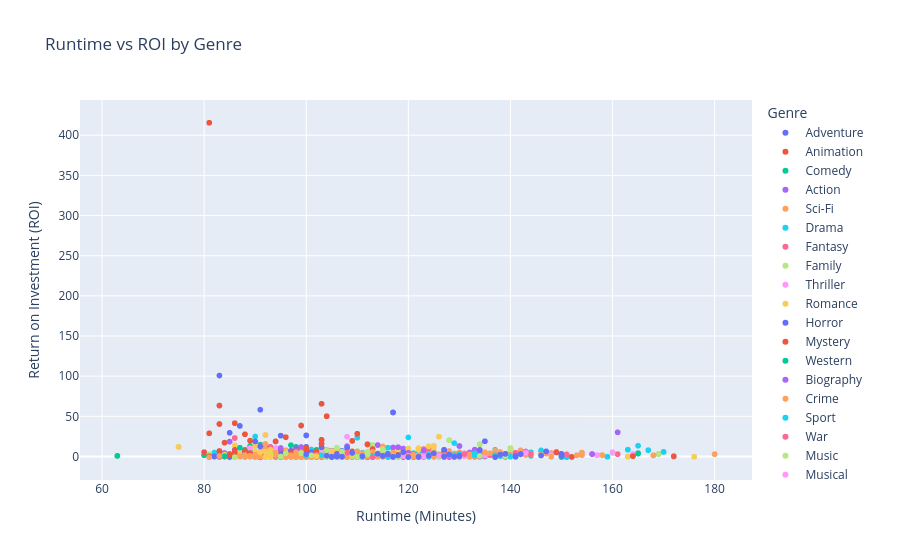

Notebook cell for this chart:
### Markdown cell above
### 4.4 Runtime Optimization Analysis 
Movie runtime was analyzed to determine its effect on ratings and profitability. The analysis showed that;

 - Extremely long runtimes do not improve ROI, with optimal performance typically occurring between 90–130 minutes.
 
This suggests that runtime should support storytelling rather than unnecessarily increase costs.

### Code cell
# Explode the genres list so each movie-genre combination is its own row
movies_exploded = final_movies_clean.explode("genres")

# Scatter plot: Runtime vs ROI
fig = px.scatter(
    movies_exploded,
    x="runtime_minutes",
    y="roi",
    color="genres",
    hover_name="title_clean",
    title="Runtime vs ROI by Genre",
    labels={
        "runtime_minutes": "Runtime (Minutes)",
        "roi": "Return on Investment (ROI)",
        "genres": "Genre"
    }
)

fig.show()

### Figure 1 — Plotly figure (JSON) as saved in the notebook; plotly's stock layout.template omitted (floating-point values rounded to 4 significant figures; data arrays with more than 128 entries replaced by an {"elided": "..."} marker saying what was removed)
{"data": [{"hovertemplate": "<b>%{hovertext}</b><br><br>Genre=Adventure<br>Runtime (Minutes)=%{x}<br>Return on Investment (ROI)=%{y}<extra></extra>", "hovertext": {"elided": "359 str values"}, "legendgroup": "Adventure", "marker": {"color": "#636efa", "symbol": "circle"}, "mode": "markers", "name": "Adventure", "showlegend": true, "type": "scattergl", "x": {"elided": "359 float values"}, "xaxis": "x", "y": {"elided": "359 float values"}, "yaxis": "y"}, {"hovertemplate": "<b>%{hovertext}</b><br><br>Genre=Animation<br>Runtime (Minutes)=%{x}<br>Return on Investment (ROI)=%{y}<extra></extra>", "hovertext": ["Toy Story 3", "Shrek Forever After", "Tangled", "Despicable Me", "How To Train Your Dragon", "Megamind", "Yogi Bear", "Legend Of The Guardians: The Owls Of Ga'Hoole", "Kung Fu Panda 2", "The Smurfs", "Cars 2", "Puss In Boots", "Rio", "The Adventures Of Tintin", "Alvin And The Chipmunks: Chipwrecked", "Rango", "Hop", "Happy Feet Two", "Arthur Christmas", "Winnie The Pooh", "Mars Needs Moms", "Ice Age: Continental Drift", "Madagascar 3: Europe'S Most Wanted", "Brave", "Brave", "Wreck-It Ralph", "Hotel Transylvania", "Rise Of The Guardians", "The Pirates! Band Of Misfits", "Paranorman", "Frankenweenie", "Frozen", "Frozen", "Despicable Me 2", "Monsters University", "The Croods", "The Smurfs 2", "Turbo", "Cloudy With A Chance Of Meatballs 2", "Epic", "Free Birds", "Escape From Planet Earth", "Khumba", "Big Hero 6", "Big Hero 6", "How To Train Your Dragon 2", "Rio 2", "The Lego Movie", "Penguins Of Madagascar", "Mr. Peabody & Sherman", "The Nut Job", "The Boxtrolls", "Minions", "Inside Out", "Inside Out", "Hotel Transylvania 2", "The Good Dinosaur", "The Good Dinosaur", "The Spongebob Movie: Sponge Out Of Water", "The Peanuts Movie", "The Peanuts Movie", "Alvin And The Chipmunks: The Road Chip", "Anomalisa", "Anomalisa", "Finding Dory", "Zootopia", "The Secret Life Of Pets", "Moana", "Moana", "Moana", "Sing", "Sing", "Kung Fu Panda 3", "Ice Age: Collision Course", "The Angry Birds Movie", "Trolls", "Trolls", "Storks", "Sausage Party", "The Little Prince", "Kubo And The Two Strings", "A Monster Calls", "A Monster Calls", "Norm Of The North", "Despicable Me 3", "Coco", "Coco", "The Boss Baby", "Cars 3", "The Lego Batman Movie", "Ferdinand", "Ferdinand", "The Emoji Movie", "Smurfs: The Lost Village", "Captain Underpants: The First Epic Movie", "The Lego Ninjago Movie", "The Nut Job 2: Nutty By Nature", "The Star", "Rock Dog", "Incredibles 2", "Ralph Breaks The Internet", "Hotel Transylvania 3: Summer Vacation", "Peter Rabbit", "Smallfoot", "Sherlock Gnomes", "Early Man", "Teen Titans Go! To The Movies", "Bilal: A New Breed Of Hero"], "legendgroup": "Animation", "marker": {"color": "#EF553B", "symbol": "circle"}, "mode": "markers", "name": "Animation", "showlegend": true, "type": "scattergl", "x": [103.0, 93.0, 100.0, 95.0, 98.0, 95.0, 80.0, 97.0, 90.0, 103.0, 106.0, 90.0, 96.0, 107.0, 87.0, 107.0, 95.0, 100.0, 97.0, 63.0, 88.0, 88.0, 93.0, 93.0, 93.0, 101.0, 91.0, 97.0, 88.0, 92.0, 87.0, 102.0, 102.0, 98.0, 104.0, 98.0, 105.0, 96.0, 95.0, 102.0, 91.0, 89.0, 85.0, 102.0, 102.0, 102.0, 101.0, 100.0, 92.0, 92.0, 85.0, 96.0, 91.0, 95.0, 95.0, 89.0, 93.0, 93.0, 92.0, 88.0, 88.0, 92.0, 90.0, 90.0, 97.0, 108.0, 87.0, 107.0, 107.0, 107.0, 108.0, 108.0, 95.0, 94.0, 97.0, 92.0, 92.0, 87.0, 89.0, 108.0, 101.0, 108.0, 108.0, 90.0, 89.0, 105.0, 105.0, 97.0, 102.0, 104.0, 108.0, 108.0, 86.0, 90.0, 89.0, 101.0, 91.0, 86.0, 90.0, 118.0, 112.0, 97.0, 95.0, 96.0, 86.0, 89.0, 84.0, 105.0], "xaxis": "x", "y": [4.344, 3.583, 1.256, 6.876, 1.999, 1.476, 1.56, 0.3972, 3.432, 4.125, 1.801, 3.269, 4.417, 1.877, 3.364, 0.8202, 1.995, 0.17, 0.7614, 0.6715, -0.7363, 8.261, 4.151, 1.998, 1.998, 2.009, 3.453, 1.117, 1.475, 0.802, 1.081, 7.483, 7.483, 11.83, 2.718, 3.245, 2.169, 1.125, 2.518, 1.628, 1.007, 0.8539, 0.3932, 2.952, 2.952, 3.239, 2.791, 6.629, 1.78, 0.8607, 3.084, 0.8658, 14.68, 3.881, 3.881, 4.869, 0.7801, 0.7801, 3.203, 1.526, 1.526, 1.772, -0.2867, -0.2867, 4.106, 5.796, 10.82, 3.25, 3.25, 3.25, 7.459, 7.459, 2.697, 2.83, 3.826, 1.753, 1.753, 1.619, 6.439, 0.3165, 0.41, 0.07941, 0.07941, 0.6964, 12.8, 3.56, 3.56, 3.087, 1.192, 2.883, 1.611, 1.611, 3.331, 2.293, 2.331, 0.7534, 0.436, 2.138, -0.5975, 5.213, 1.996, 7.109, 5.943, 1.671, 0.4835, -0.09428, 4.162, -0.9784], "yaxis": "y"}, {"hovertemplate": "<b>%{hovertext}</b><br><br>Genre=Comedy<br>Runtime (Minutes)=%{x}<br>Return on Investment (ROI)=%{y}<extra></extra>", "hovertext": {"elided": "511 str values"}, "legendgroup": "Comedy", "marker": {"color": "#00cc96", "symbol": "circle"}, "mode": "markers", "name": "Comedy", "showlegend": true, "type": "scattergl", "x": {"elided": "511 float values"}, "xaxis": "x", "y": {"elided": "511 float values"}, "yaxis": "y"}, {"hovertemplate": "<b>%{hovertext}</b><br><br>Genre=Action<br>Runtime (Minutes)=%{x}<br>Return on Investment (ROI)=%{y}<extra></extra>", "hovertext": {"elided": "430 str values"}, "legendgroup": "Action", "marker": {"color": "#ab63fa", "symbol": "circle"}, "mode": "markers", "name": "Action", "showlegend": true, "type": "scattergl", "x": {"elided": "430 float values"}, "xaxis": "x", "y": {"elided": "430 float values"}, "yaxis": "y"}, {"hovertemplate": "<b>%{hovertext}</b><br><br>Genre=Sci-Fi<br>Runtime (Minutes)=%{x}<br>Return on Investment (ROI)=%{y}<extra></extra>", "hovertext": ["Inception", "Iron Man 2", "Predators", "Skyline", "Hot Tub Time Machine", "Repo Men", "Never Let Me Go", "Monsters", "Monsters", "Transformers: Dark Of The Moon", "Rise Of The Planet Of The Apes", "Captain America: The First Avenger", "X-Men: First Class", "Super 8", "Green Lantern", "Limitless", "I Am Number Four", "Source Code", "The Adjustment Bureau", "Paul", "Apollo 18", "Melancholia", "Attack The Block", "Another Earth", "Stake Land", "The Amazing Spider-Man", "The Hunger Games", "Prometheus", "Battleship", "John Carter", "Resident Evil: Retribution", "Dredd", "Lockout", "Sound Of My Voice", "Iron Man 3", "The Hunger Games: Catching Fire", "Gravity", "Man Of Steel", "Star Trek Into Darkness", "The Wolverine", "Pacific Rim", "G.I. Joe: Retaliation", "Oblivion", "Elysium", "Riddick", "The World'S End", "Dark Skies", "Machete Kills", "Transformers: Age Of Extinction", "The Hunger Games: Mockingjay - Part 1", "X-Men: Days Of Future Past", "Captain America: The Winter Soldier", "The Amazing Spider-Man 2", "Interstellar", "Lucy", "Edge Of Tomorrow", "The Maze Runner", "The Purge: Anarchy", "Transcendence", "Transcendence", "Snowpiercer", "The Giver", "Earth To Echo", "I Origins", "Anna", "Jurassic World", "Avengers: Age Of Ultron", "The Hunger Games: Mockingjay - Part 2", "The Hunger Games: Mockingjay - Part 2", "The Martian", "The Martian", "Mad Max: Fury Road", "Maze Runner: The Scorch Trials", "Pixels", "Pixels", "Jupiter Ascending", "The Lazarus Effect", "The Lazarus Effect", "Ex Machina", "Victor Frankenstein", "Victor Frankenstein", "Project Almanac", "Self/Less", "American Ultra", "Hot Tub Time Machine 2", "Captain America: Civil War", "Rogue One: A Star Wars Story", "Rogue One: A Star Wars Story", "X-Men: Apocalypse", "Independence Day: Resurgence", "Star Trek Beyond", "Arrival", "Arrival", "The Purge: Election Year", "Hardcore Henry", "Morgan", "Morgan", "Evolution", "Evolution", "Spider-Man: Homecoming", "Transformers: The Last Knight", "Resident Evil: The Final Chapter", "Blade Runner 2049", "Blade Runner 2049", "Alien: Covenant", "Geostorm", "Geostorm", "Downsizing", "Downsizing", "Avengers: Infinity War", "Black Panther", "Black Panther", "Jurassic World: Fallen Kingdom", "Ready Player One", "The Meg", "Bumblebee", "A Quiet Place", "The First Purge", "Upgrade", "Hotel Artemis", "Kin"], "legendgroup": "Sci-Fi", "marker": {"color": "#FFA15A", "symbol": "circle"}, "mode": "markers", "name": "Sci-Fi", "showlegend": true, "type": "scattergl", "x": [148.0, 124.0, 107.0, 92.0, 101.0, 111.0, 103.0, 94.0, 94.0, 154.0, 105.0, 124.0, 131.0, 112.0, 114.0, 105.0, 111.0, 93.0, 106.0, 104.0, 86.0, 135.0, 88.0, 92.0, 98.0, 136.0, 142.0, 124.0, 131.0, 132.0, 95.0, 95.0, 95.0, 85.0, 130.0, 146.0, 91.0, 143.0, 132.0, 126.0, 131.0, 110.0, 124.0, 109.0, 119.0, 109.0, 97.0, 107.0, 165.0, 123.0, 132.0, 136.0, 142.0, 169.0, 89.0, 113.0, 113.0, 103.0, 119.0, 119.0, 126.0, 97.0, 91.0, 106.0, 99.0, 124.0, 141.0, 137.0, 137.0, 144.0, 144.0, 120.0, 131.0, 105.0, 105.0, 127.0, 83.0, 83.0, 108.0, 110.0, 110.0, 106.0, 117.0, 96.0, 93.0, 147.0, 133.0, 133.0, 144.0, 120.0, 122.0, 116.0, 116.0, 108.0, 96.0, 92.0, 92.0, 81.0, 81.0, 133.0, 154.0, 107.0, 164.0, 164.0, 122.0, 109.0, 109.0, 135.0, 135.0, 149.0, 134.0, 134.0, 128.0, 140.0, 113.0, 114.0, 90.0, 98.0, 100.0, 94.0, 102.0], "xaxis": "x", "y": [4.222, 2.654, 2.181, 5.826, 0.8324, -0.4314, -0.2551, 10.28, 10.28, 4.763, 4.064, 1.647, 1.221, 4.159, 0.09768, 4.762, 1.924, 3.388, 1.529, 1.529, 4.304, 1.321, -0.5031, 11.02, -0.8301, 2.445, 7.474, 2.22, 0.4249, 0.02828, 2.702, -0.0785, 0.6972, 2.181, 5.077, 5.653, 5.306, 1.969, 1.46, 2.621, 1.163, 1.684, 1.399, 1.385, 1.494, 1.375, 6.915, -0.08635, 4.257, 5.133, 2.739, 3.202, 2.545, 3.039, 10.44, 1.082, 9.245, 11.39, 0.03039, 0.03039, 1.202, 1.662, 2.244, -0.1476, -0.7246, 6.669, 3.244, 3.056, 3.056, 5.067, 5.067, 1.467, 4.091, 1.712, 1.712, 0.01666, 6.672, 6.672, 1.951, -0.2219, -0.2219, 1.742, 0.2949, 0.08197, -0.08381, 3.56, 4.246, 4.246, 2.048, 1.328, 0.8151, 3.322, 3.322, 10.85, 7.594, -0.08765, -0.08765, 0.2293, 0.2293, 4.03, 1.778, 6.853, 0.4019, 0.4019, 1.459, 1.208, 1.208, -0.1991, -0.1991, 5.827, 5.741, 5.741, 6.681, 2.862, 1.975, 3.561, 18.68, 9.509, 4.518, -0.1494, -0.6634], "yaxis": "y"}, {"hovertemplate": "<b>%{hovertext}</b><br><br>Genre=Drama<br>Runtime (Minutes)=%{x}<br>Return on Investment (ROI)=%{y}<extra></extra>", "hovertext": {"elided": "745 str values"}, "legendgroup": "Drama", "marker": {"color": "#19d3f3", "symbol": "circle"}, "mode": "markers", "name": "Drama", "showlegend": true, "type": "scattergl", "x": {"elided": "745 float values"}, "xaxis": "x", "y": {"elided": "745 float values"}, "yaxis": "y"}, {"hovertemplate": "<b>%{hovertext}</b><br><br>Genre=Fantasy<br>Runtime (Minutes)=%{x}<br>Return on Investment (ROI)=%{y}<extra></extra>", "hovertext": ["The Twilight Saga: Eclipse", "The Chronicles Of Narnia: The Voyage Of The Dawn Treader", "Percy Jackson & The Olympians: The Lightning Thief", "The Wolfman", "Tooth Fairy", "Hereafter", "Charlie St. Cloud", "Scott Pilgrim Vs. The World", "Let Me In", "Let Me In", "The Nutcracker In 3D", "The Warrior'S Way", "Jonah Hex", "The Tempest", "Pirates Of The Caribbean: On Stranger Tides", "Thor", "Immortals", "Midnight In Paris", "Season Of The Witch", "Sucker Punch", "Red Riding Hood", "Priest", "The Change-Up", "The Tree Of Life", "Beastly", "Don'T Be Afraid Of The Dark", "Drive Angry", "Your Highness", "Your Highness", "The Future", "The Future", "Rubber", "Rubber", "The Hobbit: An Unexpected Journey", "Life Of Pi", "Ted", "Wrath Of The Titans", "Dark Shadows", "Ghost Rider: Spirit Of Vengeance", "The Woman In Black", "Abraham Lincoln: Vampire Hunter", "Cirque Du Soleil: Worlds Away", "Beasts Of The Southern Wild", "A Little Bit Of Heaven", "Holy Motors", "The Hobbit: The Desolation Of Smaug", "Thor: The Dark World", "Oz The Great And Powerful", "Percy Jackson: Sea Of Monsters", "Jack The Giant Slayer", "This Is The End", "Ender'S Game", "The Mortal Instruments: City Of Bones", "About Time", "A Haunted House", "The Incredible Burt Wonderstone", "Upside Down", "The Hobbit: The Battle Of The Five Armies", "300: Rise Of An Empire", "Dracula Untold", "If I Stay", "I, Frankenstein", "The Legend Of Hercules", "A Haunted House 2", "Wolves", "Wolves", "Wolves", "The Last Witch Hunter", "The Last Witch Hunter", "Seventh Son", "Crimson Peak", "Crimson Peak", "The Age Of Adaline", "Krampus", "The Night Before", "The Night Before", "Love The Coopers", "Batman V Superman: Dawn Of Justice", "Fantastic Beasts And Where To Find Them", "Fantastic Beasts And Where To Find Them", "Suicide Squad", "Doctor Strange", "Doctor Strange", "Warcraft", "Alice Through The Looking Glass", "The Bfg", "Gods Of Egypt", "A Monster Calls", "A Monster Calls", "The Young Messiah", "Wonder Woman", "Wonder Woman", "Pirates Of The Caribbean: Dead Men Tell No Tales", "Justice League", "Justice League", "Kong: Skull Island", "The Great Wall", "Valerian And The City Of A Thousand Planets", "The Shape Of Water", "The Shape Of Water", "The Dark Tower", "Underworld: Blood Wars", "The Bye Bye Man", "Wish Upon", "Before I Fall", "A Ghost Story", "Aquaman", "Fantastic Beasts: The Crimes Of Grindelwald", "Solo: A Star Wars Story", "Mary Poppins Returns", "Tomb Raider", "The Nutcracker And The Four Realms", "A Wrinkle In Time", "The House With A Clock In Its Walls", "Mortal Engines", "Winchester", "Suspiria", "Mandy", "Mandy"], "legendgroup": "Fantasy", "marker": {"color": "#FF6692", "symbol": "circle"}, "mode": "markers", "name": "Fantasy", "showlegend": true, "type": "scattergl", "x": [124.0, 113.0, 118.0, 103.0, 101.0, 129.0, 99.0, 112.0, 116.0, 116.0, 110.0, 100.0, 81.0, 110.0, 136.0, 115.0, 110.0, 94.0, 95.0, 110.0, 100.0, 87.0, 112.0, 139.0, 86.0, 99.0, 104.0, 102.0, 102.0, 91.0, 91.0, 82.0, 82.0, 169.0, 127.0, 106.0, 99.0, 113.0, 96.0, 95.0, 105.0, 91.0, 93.0, 106.0, 115.0, 161.0, 112.0, 130.0, 106.0, 114.0, 107.0, 114.0, 130.0, 123.0, 86.0, 100.0, 109.0, 144.0, 102.0, 92.0, 107.0, 92.0, 99.0, 86.0, 91.0, 91.0, 91.0, 106.0, 106.0, 102.0, 119.0, 119.0, 112.0, 98.0, 101.0, 101.0, 107.0, 151.0, 132.0, 132.0, 123.0, 115.0, 115.0, 123.0, 113.0, 117.0, 127.0, 108.0, 108.0, 111.0, 141.0, 141.0, 129.0, 120.0, 120.0, 118.0, 103.0, 137.0, 123.0, 123.0, 95.0, 91.0, 96.0, 90.0, 98.0, 92.0, 143.0, 134.0, 135.0, 130.0, 119.0, 99.0, 109.0, 105.0, 128.0, 99.0, 152.0, 121.0, 121.0], "xaxis": "x", "y": [9.384, 1.698, 1.348, -0.0491, 1.346, 1.173, 0.1018, -0.4346, 0.4135, 0.4135, -0.7726, -0.7973, -0.7655, -0.9861, 1.547, 1.996, 1.821, 4.417, 1.278, 0.1968, 1.183, 0.4026, 0.4615, 0.7635, 1.237, 0.5651, -0.1791, -0.4776, -0.4776, 0.2392, 0.2392, 0.3618, 0.3618, 3.068, 4.174, 10.12, 1.035, 0.588, 1.618, 7.597, 1.037, 0.1205, 11.93, -0.912, 0.05761, 2.841, 3.297, 1.452, 1.232, 0.01378, 2.954, 0.1635, 0.2661, 6.442, 22.97, -0.144, -0.4723, 2.782, 2.007, 2.146, 6.123, 0.1473, -0.1578, 4.302, -0.9947, -0.9947, -0.9947, 0.6352, 0.6352, 0.1461, 0.363, 0.363, 1.299, 3.119, 1.097, 1.097, 1.346, 2.47, 3.458, 3.458, 3.263, 3.099, 3.099, 1.66, 0.629, 0.426, -0.008309, 0.07941, 0.07941, -0.5647, 4.474, 4.474, 2.427, 1.186, 1.186, 2.033, 1.23, 0.195, 9.041, 9.041, 0.891, 1.32, 3.215, 0.9564, 2.789, 26.7, 6.168, 2.261, 0.4296, 1.627, 2.039, 0.2814, 0.2952, 2.158, -0.1471, 11.68, -0.6483, -0.7621, -0.7621], "yaxis": "y"}, {"hovertemplate": "<b>%{hovertext}</b><br><br>Genre=Family<br>Runtime (Minutes)=%{x}<br>Return on Investment (ROI)=%{y}<extra></extra>", "hovertext": ["Despicable Me", "The Chronicles Of Narnia: The Voyage Of The Dawn Treader", "The Karate Kid", "The Karate Kid", "The Last Airbender", "Gulliver'S Travels", "Percy Jackson & The Olympians: The Lightning Thief", "The Sorcerer'S Apprentice", "Cats & Dogs: The Revenge Of Kitty Galore", "Tooth Fairy", "Marmaduke", "Diary Of A Wimpy Kid", "Secretariat", "The Spy Next Door", "Furry Vengeance", "You Again", "Ramona And Beezus", "The Nutcracker In 3D", "Letters To God", "Real Steel", "Hugo", "Zookeeper", "The Muppets", "We Bought A Zoo", "Dolphin Tale", "Diary Of A Wimpy Kid: Rodrick Rules", "Soul Surfer", "Monte Carlo", "Mars Needs Moms", "Prom", "The Hobbit: An Unexpected Journey", "Hotel Transylvania", "Parental Guidance", "Frankenweenie", "Diary Of A Wimpy Kid: Dog Days", "The Odd Life Of Timothy Green", "The Three Stooges", "Big Miracle", "Oz The Great And Powerful", "Epic", "Percy Jackson: Sea Of Monsters", "Khumba", "Black Nativity", "The Christmas Candle", "Maleficent", "Night At The Museum: Secret Of The Tomb", "Alexander And The Terrible, Horrible, No Good, Very Bad Day", "Heaven Is For Real", "Dolphin Tale 2", "Earth To Echo", "When The Game Stands Tall", "Hotel Transylvania 2", "Paddington", "Tomorrowland", "Goosebumps", "Goosebumps", "Pan", "Jem And The Holograms", "Jem And The Holograms", "Fantastic Beasts And Where To Find Them", "Fantastic Beasts And Where To Find Them", "Sing", "Sing", "Alice Through The Looking Glass", "The Bfg", "Miracles From Heaven", "Middle School: The Worst Years Of My Life", "Max Steel", "Max Steel", "Wonder", "Wonder", "Diary Of A Wimpy Kid: The Long Haul", "Fantastic Beasts: The Crimes Of Grindelwald", "Mary Poppins Returns", "The Nutcracker And The Four Realms", "A Wrinkle In Time", "Alpha", "Alpha", "Goosebumps 2: Haunted Halloween"], "legendgroup": "Family", "marker": {"color": "#B6E880", "symbol": "circle"}, "mode": "markers", "name": "Family", "showlegend": true, "type": "scattergl", "x": [95.0, 113.0, 140.0, 140.0, 103.0, 85.0, 118.0, 109.0, 82.0, 101.0, 87.0, 94.0, 123.0, 94.0, 92.0, 105.0, 103.0, 110.0, 110.0, 127.0, 126.0, 102.0, 103.0, 124.0, 113.0, 99.0, 112.0, 109.0, 88.0, 104.0, 169.0, 91.0, 105.0, 87.0, 94.0, 105.0, 92.0, 107.0, 130.0, 102.0, 106.0, 85.0, 93.0, 100.0, 97.0, 98.0, 81.0, 99.0, 107.0, 91.0, 115.0, 89.0, 95.0, 130.0, 103.0, 103.0, 111.0, 118.0, 118.0, 132.0, 132.0, 108.0, 108.0, 113.0, 117.0, 109.0, 92.0, 92.0, 92.0, 113.0, 113.0, 91.0, 134.0, 130.0, 99.0, 109.0, 96.0, 96.0, 90.0], "xaxis": "x", "y": [6.876, 1.698, 7.794, 10.35, 1.131, 1.072, 1.348, 0.3624, 0.3297, 1.346, 0.7979, 4.13, 0.725, 0.6697, 0.124, 0.6419, 0.8313, -0.7726, 0.07915, 1.399, 0.0002655, 1.135, 2.577, 1.375, 1.596, 3.094, 1.62, 0.9843, -0.7363, 0.3454, 3.068, 3.453, 3.833, 1.081, 2.51, 0.3812, 0.8017, -0.3683, 1.452, 1.628, 1.232, 0.3932, -0.5837, -0.7237, 3.214, 1.785, 2.621, 7.41, 0.6062, 2.244, 1.009, 4.869, 3.705, 0.2155, 1.74, 1.74, 0.01017, -0.5262, -0.5262, 3.458, 3.458, 7.459, 7.459, 0.629, 0.426, 4.677, 1.743, -0.5437, -0.5437, 14.23, 14.23, 0.6186, 2.261, 1.627, 0.2814, 0.2952, 0.9534, 0.9534, 1.665], "yaxis": "y"}, {"hovertemplate": "<b>%{hovertext}</b><br><br>Genre=Thriller<br>Runtime (Minutes)=%{x}<br>Return on Investment (ROI)=%{y}<extra></extra>", "hovertext": {"elided": "249 str values"}, "legendgroup": "Thriller", "marker": {"color": "#FF97FF", "symbol": "circle"}, "mode": "markers", "name": "Thriller", "showlegend": true, "type": "scattergl", "x": {"elided": "249 float values"}, "xaxis": "x", "y": {"elided": "249 float values"}, "yaxis": "y"}, {"hovertemplate": "<b>%{hovertext}</b><br><br>Genre=Romance<br>Runtime (Minutes)=%{x}<br>Return on Investment (ROI)=%{y}<extra></extra>", "hovertext": {"elided": "183 str values"}, "legendgroup": "Romance", "marker": {"color": "#FECB52", "symbol": "circle"}, "mode": "markers", "name": "Romance", "showlegend": true, "type": "scattergl", "x": {"elided": "183 float values"}, "xaxis": "x", "y": {"elided": "183 float values"}, "yaxis": "y"}, {"hovertemplate": "<b>%{hovertext}</b><br><br>Genre=Horror<br>Runtime (Minutes)=%{x}<br>Return on Investment (ROI)=%{y}<extra></extra>", "hovertext": {"elided": "162 str values"}, "legendgroup": "Horror", "marker": {"color": "#636efa", "symbol": "circle"}, "mode": "markers", "name": "Horror", "showlegend": true, "type": "scattergl", "x": {"elided": "162 float values"}, "xaxis": "x", "y": {"elided": "162 float values"}, "yaxis": "y"}, {"hovertemplate": "<b>%{hovertext}</b><br><br>Genre=Mystery<br>Runtime (Minutes)=%{x}<br>Return on Investment (ROI)=%{y}<extra></extra>", "hovertext": {"elided": "129 str values"}, "legendgroup": "Mystery", "marker": {"color": "#EF553B", "symbol": "circle"}, "mode": "markers", "name": "Mystery", "showlegend": true, "type": "scattergl", "x": {"elided": "129 float values"}, "xaxis": "x", "y": {"elided": "129 float values"}, "yaxis": "y"}, {"hovertemplate": "<b>%{hovertext}</b><br><br>Genre=Western<br>Runtime (Minutes)=%{x}<br>Return on Investment (ROI)=%{y}<extra></extra>", "hovertext": ["True Grit", "The Warrior'S Way", "Meek'S Cutoff", "Blackthorn", "Django Unchained", "Casa De Mi Padre", "The Lone Ranger", "A Million Ways To Die In The West", "The Homesman", "Jane Got A Gun"], "legendgroup": "Western", "marker": {"color": "#00cc96", "symbol": "circle"}, "mode": "markers", "name": "Western", "showlegend": true, "type": "scattergl", "x": [110.0, 100.0, 104.0, 102.0, 165.0, 84.0, 150.0, 116.0, 122.0, 98.0], "xaxis": "x", "y": [6.208, -0.7973, -0.06504, -0.7295, 3.499, 0.4078, -0.05454, 1.169, -0.4864, -0.8491], "yaxis": "y"}, {"hovertemplate": "<b>%{hovertext}</b><br><br>Genre=Biography<br>Runtime (Minutes)=%{x}<br>Return on Investment (ROI)=%{y}<extra></extra>", "hovertext": {"elided": "159 str values"}, "legendgroup": "Biography", "marker": {"color": "#ab63fa", "symbol": "circle"}, "mode": "markers", "name": "Biography", "showlegend": true, "type": "scattergl", "x": {"elided": "159 float values"}, "xaxis": "x", "y": {"elided": "159 float values"}, "yaxis": "y"}, {"hovertemplate": "<b>%{hovertext}</b><br><br>Genre=Crime<br>Runtime (Minutes)=%{x}<br>Return on Investment (ROI)=%{y}<extra></extra>", "hovertext": {"elided": "237 str values"}, "legendgroup": "Crime", "marker": {"color": "#FFA15A", "symbol": "circle"}, "mode": "markers", "name": "Crime", "showlegend": true, "type": "scattergl", "x": {"elided": "237 float values"}, "xaxis": "x", "y": {"elided": "237 float values"}, "yaxis": "y"}, {"hovertemplate": "<b>%{hovertext}</b><br><br>Genre=Sport<br>Runtime (Minutes)=%{x}<br>Return on Investment (ROI)=%{y}<extra></extra>", "hovertext": ["The Fighter", "Just Wright", "Moneyball", "Warrior", "Here Comes The Boom", "Trouble With The Curve", "Playing For Keeps", "Chasing Mavericks", "Grudge Match", "Unbroken", "Million Dollar Arm", "When The Game Stands Tall", "Draft Day", "Creed", "Creed", "Southpaw", "Mcfarland, Usa", "Woodlawn", "Woodlawn", "Sultan", "Queen Of Katwe", "Bleed For This", "Bleed For This", "Creed Ii", "Uncle Drew"], "legendgroup": "Sport", "marker": {"color": "#19d3f3", "symbol": "circle"}, "mode": "markers", "name": "Sport", "showlegend": true, "type": "scattergl", "x": [116.0, 100.0, 133.0, 140.0, 105.0, 111.0, 105.0, 116.0, 113.0, 137.0, 124.0, 115.0, 110.0, 133.0, 133.0, 124.0, 129.0, 123.0, 123.0, 170.0, 124.0, 117.0, 117.0, 130.0, 103.0], "xaxis": "x", "y": [10.75, 0.8223, 1.226, -0.03138, 0.7438, -0.203, -0.9429, -0.585, 0.7452, 1.516, 0.5687, 1.009, 0.1939, 3.691, 3.691, 2.139, 1.689, 0.108, 0.108, 5.635, -0.3296, -0.5873, -0.5873, 3.272, 1.585], "yaxis": "y"}, {"hovertemplate": "<b>%{hovertext}</b><br><br>Genre=War<br>Runtime (Minutes)=%{x}<br>Return on Investment (ROI)=%{y}<extra></extra>", "hovertext": ["Dear John", "War Horse", "There Be Dragons", "In The Land Of Blood And Honey", "5 Days Of War", "Coriolanus", "The Book Thief", "300: Rise Of An Empire", "Camp X-Ray", "The Water Diviner", "Little Boy", "Rock The Kasbah", "Rock The Kasbah", "Eye In The Sky", "City Of Ghosts"], "legendgroup": "War", "marker": {"color": "#FF6692", "symbol": "circle"}, "mode": "markers", "name": "War", "showlegend": true, "type": "scattergl", "x": [108.0, 146.0, 122.0, 127.0, 113.0, 123.0, 131.0, 102.0, 117.0, 111.0, 106.0, 106.0, 106.0, 102.0, 92.0], "xaxis": "x", "y": [4.681, 1.24, -0.8883, -0.9608, -0.9927, -0.782, 3.005, 2.007, -0.8989, 0.3802, -0.1115, -0.7743, -0.7743, 1.723, -0.9814], "yaxis": "y"}, {"hovertemplate": "<b>%{hovertext}</b><br><br>Genre=Music<br>Runtime (Minutes)=%{x}<br>Return on Investment (ROI)=%{y}<extra></extra>", "hovertext": ["Get Him To The Greek", "Burlesque", "The Last Song", "Country Strong", "The Runaways", "Justin Bieber: Never Say Never", "Step Up Revolution", "Pitch Perfect", "To Rome With Love", "Katy Perry: Part Of Me", "Joyful Noise", "Samsara", "One Direction: This Is Us", "Inside Llewyn Davis", "Battle Of The Year", "Metallica Through The Never", "Black Nativity", "20 Feet From Stardom", "Abcd (Any Body Can Dance)", "If I Stay", "Jersey Boys", "Begin Again", "Whiplash", "Whiplash", "Get On Up", "Jimi: All Is By My Side", "Rudderless", "Pitch Perfect 2", "Magic Mike Xxl", "Ricki And The Flash", "We Are Your Friends", "Rock The Kasbah", "Rock The Kasbah", "Youth", "Youth", "Youth", "Desert Dancer", "Song One", "Song One", "La La Land", "La La Land", "Hail, Caesar!", "Green Room", "Green Room", "Pitch Perfect 3", "Pitch Perfect 3", "All Eyez On Me", "Patti Cake$", "Bohemian Rhapsody"], "legendgroup": "Music", "marker": {"color": "#B6E880", "symbol": "circle"}, "mode": "markers", "name": "Music", "showlegend": true, "type": "scattergl", "x": [109.0, 119.0, 107.0, 117.0, 106.0, 105.0, 99.0, 112.0, 112.0, 93.0, 118.0, 102.0, 92.0, 104.0, 110.0, 93.0, 93.0, 91.0, 160.0, 107.0, 134.0, 104.0, 106.0, 106.0, 139.0, 118.0, 105.0, 115.0, 115.0, 101.0, 96.0, 106.0, 106.0, 124.0, 124.0, 124.0, 104.0, 86.0, 86.0, 128.0, 128.0, 106.0, 95.0, 95.0, 93.0, 93.0, 139.0, 109.0, 134.0], "xaxis": "x", "y": [1.286, 0.6464, 3.634, 0.3735, -0.4444, 6.618, 4.017, 5.826, 2.457, 1.725, 0.133, 0.4917, 5.854, 1.995, -0.1638, -0.4954, -0.5837, 4.892, 4.335, 6.123, 0.6321, 7.605, 10.81, 10.81, 0.1113, -0.8146, -0.8866, 8.918, 7.528, 1.287, 4.077, -0.7743, -0.7743, 0.8463, 0.8463, 0.8463, -0.8509, -0.9272, -0.9272, 20.32, 20.32, 1.916, -0.2385, -0.2385, 3.127, 3.127, 0.2195, 0.4711, 15.27], "yaxis": "y"}, {"hovertemplate": "<b>%{hovertext}</b><br><br>Genre=Musical<br>Runtime (Minutes)=%{x}<br>Return on Investment (ROI)=%{y}<extra></extra>", "hovertext": ["Burlesque", "Rock Of Ages", "Yeh Jawaani Hai Deewani", "The Greatest Showman", "The Greatest Showman"], "legendgroup": "Musical", "marker": {"color": "#FF97FF", "symbol": "circle"}, "mode": "markers", "name": "Musical", "showlegend": true, "type": "scattergl", "x": [119.0, 123.0, 160.0, 105.0, 105.0], "xaxis": "x", "y": [0.6464, -0.1281, 5.124, 3.603, 3.603], "yaxis": "y"}, {"hovertemplate": "<b>%{hovertext}</b><br><br>Genre=Documentary<br>Runtime (Minutes)=%{x}<br>Return on Investment (ROI)=%{y}<extra></extra>", "hovertext": ["Inside Job", "Freakonomics", "Justin Bieber: Never Say Never", "Katy Perry: Part Of Me", "Samsara", "One Direction: This Is Us", "Kevin Hart: Let Me Explain", "20 Feet From Stardom", "I Am Not Your Negro", "City Of Ghosts"], "legendgroup": "Documentary", "marker": {"color": "#FECB52", "symbol": "circle"}, "mode": "markers", "name": "Documentary", "showlegend": true, "type": "scattergl", "x": [109.0, 93.0, 105.0, 93.0, 102.0, 92.0, 75.0, 91.0, 93.0, 92.0], "xaxis": "x", "y": [2.9, -0.9404, 6.618, 1.725, 0.4917, 5.854, 11.93, 4.892, 8.617, -0.9814], "yaxis": "y"}, {"hovertemplate": "<b>%{hovertext}</b><br><br>Genre=History<br>Runtime (Minutes)=%{x}<br>Return on Investment (ROI)=%{y}<extra></extra>", "hovertext": ["War Horse", "The Conspirator", "Snow Flower And The Secret Fan", "Lincoln", "The Impossible", "12 Years A Slave", "Mandela: Long Walk To Freedom", "The Monuments Men", "Son Of God", "Selma", "Mr. Turner", "Straight Outta Compton", "Straight Outta Compton", "Bridge Of Spies", "Bridge Of Spies", "Woman In Gold", "The Water Diviner", "The 33", "Suffragette", "Child 44", "Little Boy", "Escobar: Paradise Lost", "Testament Of Youth", "Hidden Figures", "Hidden Figures", "Hacksaw Ridge", "Hacksaw Ridge", "Deepwater Horizon", "Deepwater Horizon", "The Finest Hours", "Jackie", "Dunkirk", "The Post", "The Post", "Darkest Hour", "Darkest Hour", "The Founder", "The Founder", "Tulip Fever", "Churchill", "First Man", "The Favourite", "12 Strong", "Mary Queen Of Scots"], "legendgroup": "History", "marker": {"color": "#636efa", "symbol": "circle"}, "mode": "markers", "name": "History", "showlegend": true, "type": "scattergl", "x": [146.0, 122.0, 104.0, 150.0, 114.0, 134.0, 141.0, 118.0, 138.0, 128.0, 150.0, 147.0, 147.0, 142.0, 142.0, 109.0, 111.0, 127.0, 106.0, 137.0, 106.0, 120.0, 129.0, 127.0, 127.0, 139.0, 139.0, 107.0, 107.0, 117.0, 100.0, 106.0, 116.0, 116.0, 125.0, 125.0, 115.0, 115.0, 105.0, 105.0, 141.0, 119.0, 130.0, 124.0], "xaxis": "x", "y": [1.24, -0.3637, 0.8914, 3.205, 3.24, 8.051, -0.146, 1.267, 2.225, 2.339, 0.7991, 6.221, 6.221, 3.062, 3.062, 4.326, 0.3802, 0.136, 1.432, -0.8399, -0.1115, -0.7695, -0.3353, 8.271, 8.271, 3.223, 3.223, -0.2141, -0.2141, -0.2964, 3.065, 2.332, 2.595, 2.595, 4.027, 4.027, 0.6269, 0.6269, -0.7283, -0.2418, 0.7534, 5.274, 1.032, 0.8694], "yaxis": "y"}], "layout": {"legend": {"title": {"text": "Genre"}, "tracegroupgap": 0}, "title": {"text": "Runtime vs ROI by Genre"}, "xaxis": {"anchor": "y", "domain": [0, 1], "title": {"text": "Runtime (Minutes)"}}, "yaxis": {"anchor": "x", "domain": [0, 1], "title": {"text": "Return on Investment (ROI)"}}}}
